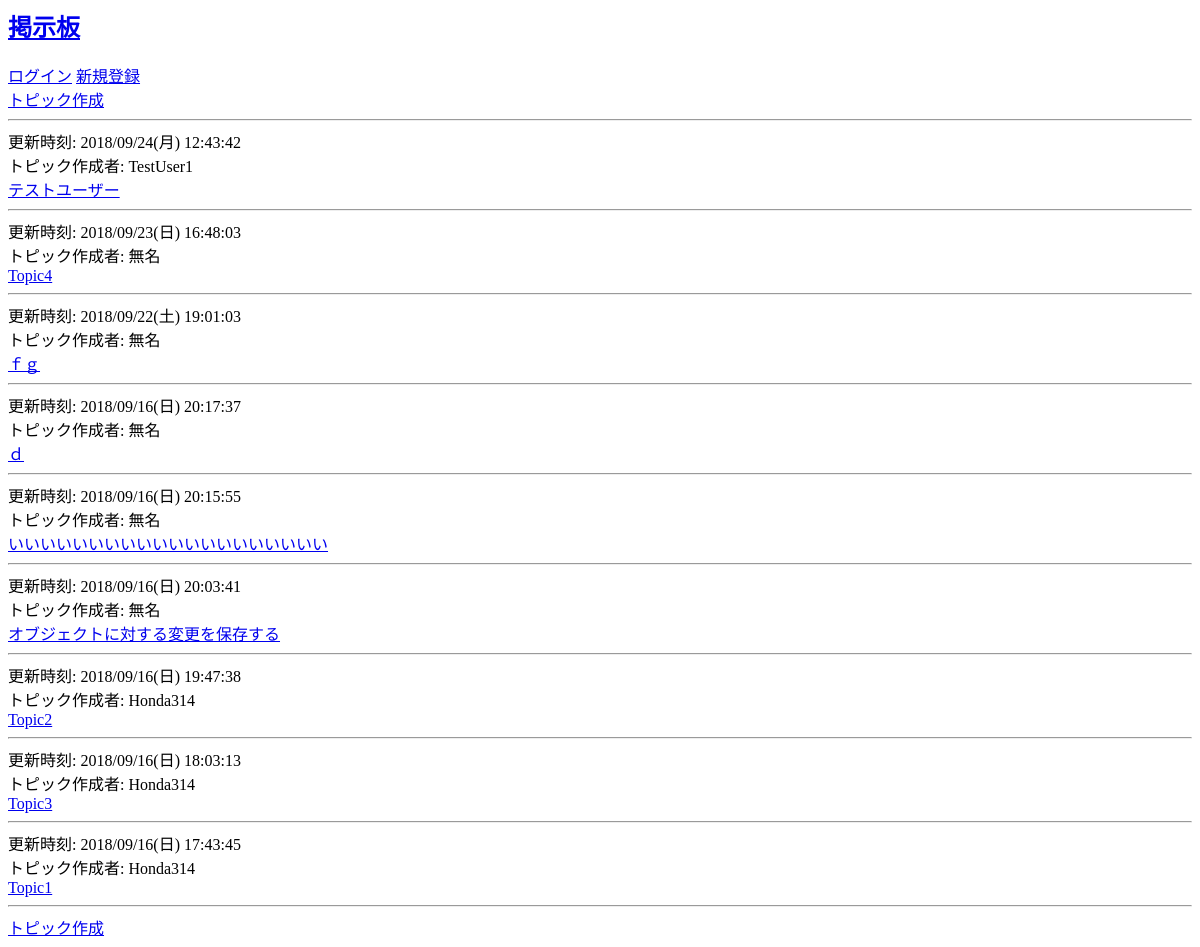
Before: / with the older database file.
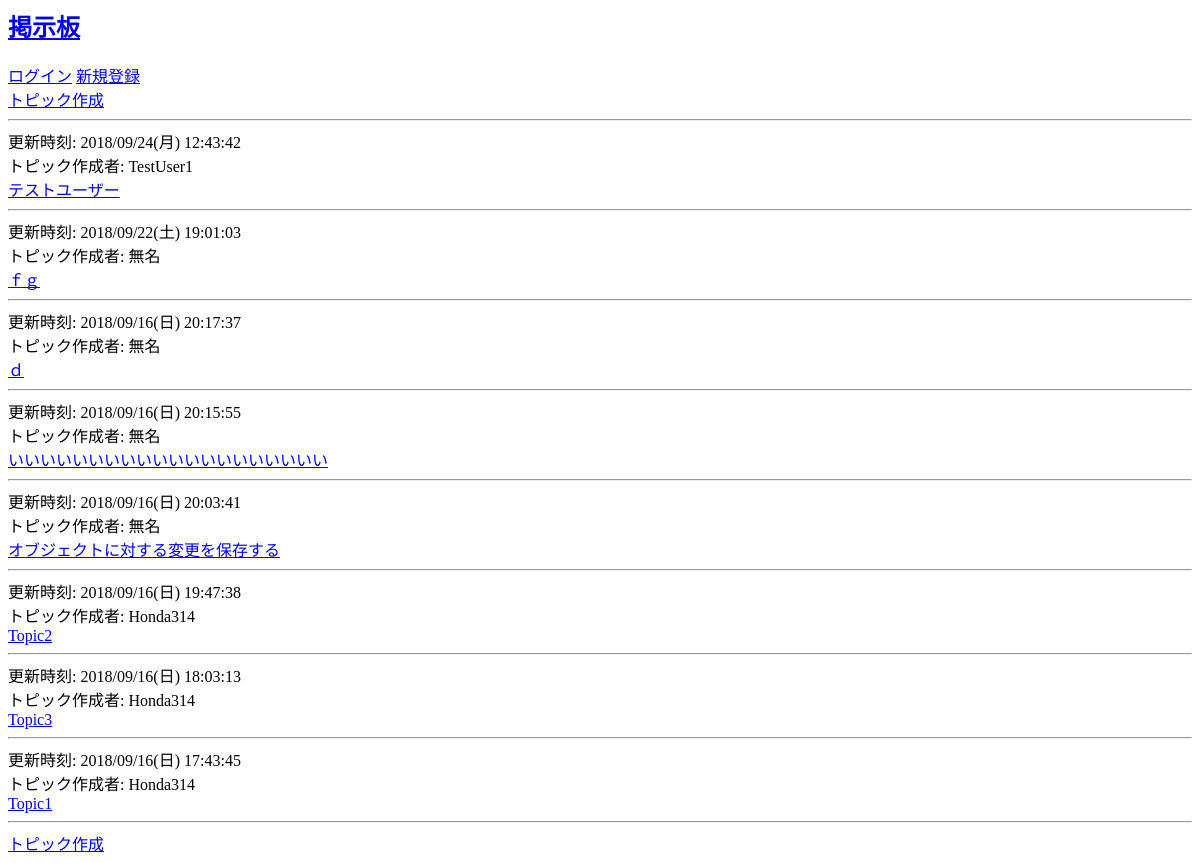
After: the same page with the newer database file.
### board/models.py (models this page shows)
class Topic(models.Model):
    topic_name = models.CharField(max_length=100)
    created_by = models.ForeignKey(User, related_name='topics', null = True)
    updated_at = models.DateTimeField()
    first_post = models.TextField(default='最初の投稿')
    def __str__(self):
        return self.topic_name

class User(AbstractUser):
    pass

### board/views.py (the view)
# urls.py: url(r'^$', views.topic_list, name='home'),
def topic_list(request):
    topics = Topic.objects.order_by('-updated_at')
    return render(request, 'topic_list.html', {'topics': topics})

### templates/topic_list.html (shortened to what this page needs)
{% extends 'base.html' %}
{% block content %}
    <a href="{% url 'new_topic' %}">トピック作成</a>
    <hr>
    {% for topic in topics %}
    更新時刻: {{ topic.updated_at | date:"Y/m/d(D) H:i:s"}}<br>
    トピック作成者:
    {% if topic.created_by %}
        {{ topic.created_by }}
    {% else %}
        無名
    {% endif %}<br>
    <a href="{% url 'posts' topic.pk %}">{{ topic }}</a><br>
    <hr>
    {% endfor %}
    <a href="{% url 'new_topic' %}">トピック作成</a><br>
{% endblock %}

### templates/base.html (shortened to what this page needs)
<html>
<head>
</head>
<body>
    <h2><a href="/">掲示板</a></h2>
    {% if user.is_authenticated %}
        <p>{{user.username}}</p>
    {% else %}
        <span><a href="accounts\login">ログイン</a> <a href="accounts\signup">新規登録</a></span><br>
    {% endif %}
    {% block content %}{% endblock %}
</body>
</html>

Changed rows visible on the page:
removed Topic: updated_at "2018/09/23(日) 16:48:03", shows "無名", topic_name "Topic4"
